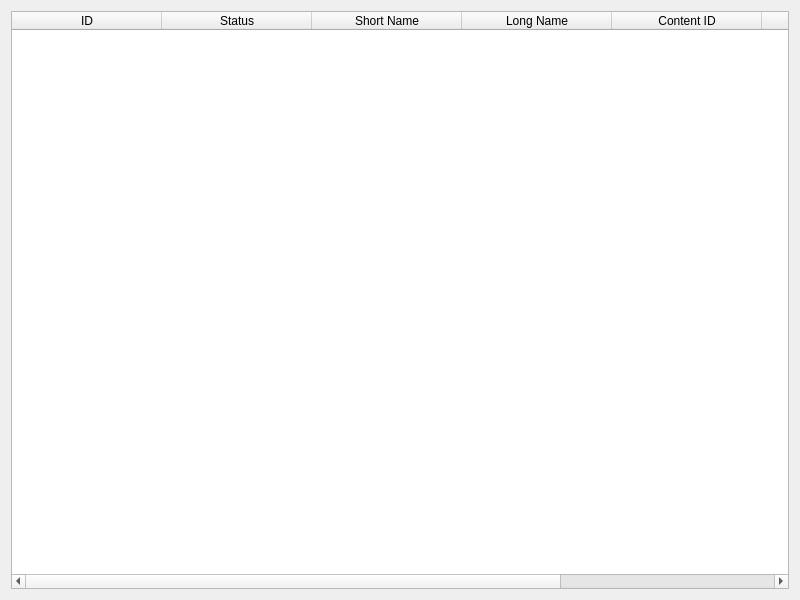
<?xml version="1.0" encoding="UTF-8"?>
<ui version="4.0">
 <class>AttachmentsBrowser</class>
 <widget class="QWidget" name="AttachmentsBrowser">
  <property name="geometry">
   <rect>
    <x>0</x>
    <y>0</y>
    <width>800</width>
    <height>600</height>
   </rect>
  </property>
  <property name="windowTitle">
   <string>AttachmentsBrowser</string>
  </property>
  <layout class="QGridLayout" name="gridLayout">
   <item row="0" column="0">
    <widget class="QTableWidget" name="tableAttachments">
     <property name="editTriggers">
      <set>QAbstractItemView::NoEditTriggers</set>
     </property>
     <property name="sortingEnabled">
      <bool>true</bool>
     </property>
     <attribute name="horizontalHeaderDefaultSectionSize">
      <number>150</number>
     </attribute>
     <attribute name="verticalHeaderVisible">
      <bool>false</bool>
     </attribute>
     <column>
      <property name="text">
       <string>ID</string>
      </property>
     </column>
     <column>
      <property name="text">
       <string>Status</string>
      </property>
     </column>
     <column>
      <property name="text">
       <string>Short Name</string>
      </property>
     </column>
     <column>
      <property name="text">
       <string>Long Name</string>
      </property>
     </column>
     <column>
      <property name="text">
       <string>Content ID</string>
      </property>
     </column>
     <column>
      <property name="text">
       <string>Mime Type</string>
      </property>
     </column>
     <column>
      <property name="text">
       <string>Rendering Position</string>
      </property>
     </column>
    </widget>
   </item>
  </layout>
 </widget>
 <resources/>
 <connections/>
</ui>
